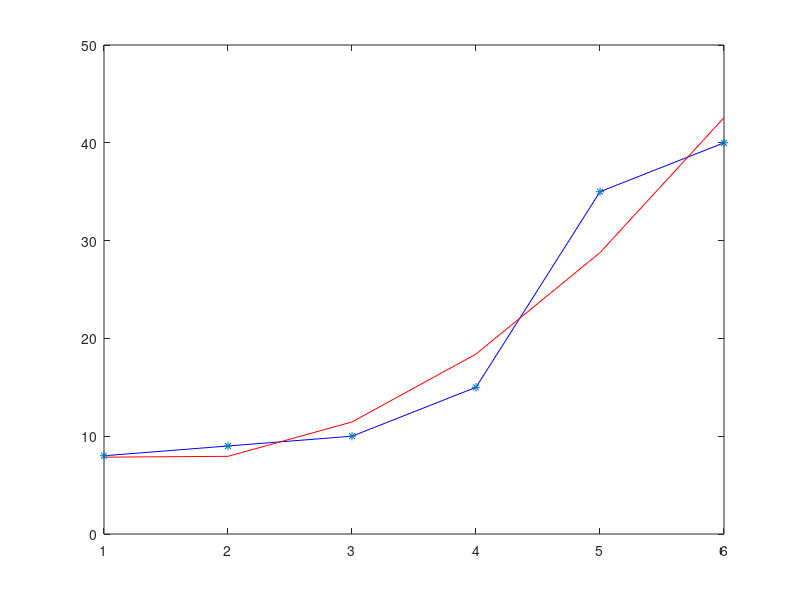

Recreate this plot in MATLAB. (Note: this script raises an error after producing the figure.)
clc,clear;
a = 1:1:6;  %横坐标
b = [8.0 9.0 10.0 15.0 35.0 40.0]; %纵坐标
plot(a, b, 'b');   %自然状态的画图效果
hold on;
%第一种，画平滑曲线的方法
c = polyfit(a, b, 2);  %进行拟合，c为2次拟合后的系数
d = polyval(c, a, 1);  %拟合后，每一个横坐标对应的值即为d
plot(a, d, 'r');       %拟合后的曲线

plot(a, b, '*');       %将每个点 用*画出来
hold on;
%第二种，画平滑曲线的方法
values = spcrv([a;b],3);
% values = spcrv([[a(1) a a(end)];[b(1) b b(end)]],3);
plot(values(1,:),values(2,:), 'g');